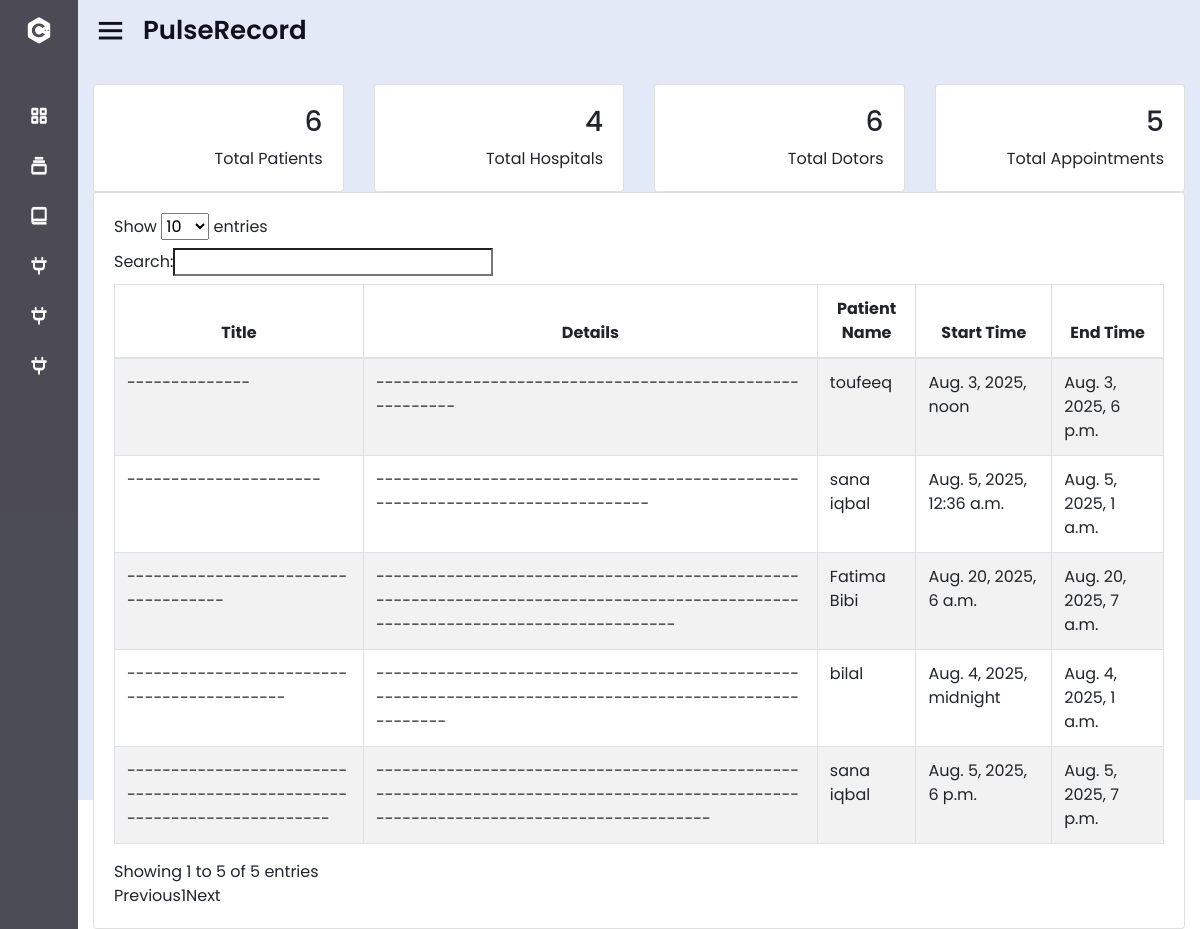
Screenshot of / (signed in) with the database file from the repository.
### patient/models.py (models this page shows, shortened)
class Appointment(models.Model):
    id = models.AutoField(primary_key=True)
    title = models.CharField(max_length=100)
    start_datetime = models.DateTimeField()
    end_datetime = models.DateTimeField()
    detail = models.TextField()
    hospital = models.ForeignKey('Hospital', on_delete=models.CASCADE)
    patient = models.ForeignKey('Patient', on_delete=models.CASCADE)
    doctor = models.ForeignKey('Doctor', on_delete=models.CASCADE)

class Patient(models.Model):
    id = models.AutoField(primary_key=True)
    name = models.CharField(max_length=25, blank=True, null=True)
    date_of_birth = models.DateField(blank=True, null=True)
    address = models.TextField()
    medical_history = models.TextField(blank=True)
    email = models.EmailField(blank=True, null=True)
    MRN = models.CharField(max_length=20, unique=True, null=True)
    def __str__(self):
        return str(self.name)

### patient/views.py (the view)
# urls.py: path("", views.home, name="home"),
def home(request):
    appointments = Appointment.objects.all()
    patient_total=Patient.objects.count()
    doctor_total=Doctor.objects.count()
    appointment_total=Appointment.objects.count()
    hospital_total=Hospital.objects.count()
    return render(request, "patient/home.html", {"appointments": appointments, "patient_total":patient_total, "doctor_total":doctor_total, "appointment_total":appointment_total, "hospital_total":hospital_total})

### patient/templates/patient/home.html (shortened to what this page needs)
{% extends "patient/base.html" %}
{% block content %}
{% block extrascripts %}
<link rel="stylesheet" href="https://cdnjs.cloudflare.com/ajax/libs/font-awesome/5.15.3/css/all.min.css">
<link rel="stylesheet" type="text/css" href="https://stackpath.bootstrapcdn.com/bootstrap/4.4.1/css/bootstrap.min.css">
<link rel="stylesheet" type="text/css" href="https://pixinvent.com/stack-responsive-bootstrap-4-admin-template/app-assets/css/bootstrap-extended.min.css">
<link rel="stylesheet" type="text/css" href="https://pixinvent.com/stack-responsive-bootstrap-4-admin-template/app-assets/fonts/simple-line-icons/style.min.css">
<link rel="stylesheet" type="text/css" href="https://pixinvent.com/stack-responsive-bootstrap-4-admin-template/app-assets/css/colors.min.css">
<link rel="stylesheet" type="text/css" href="https://pixinvent.com/stack-responsive-bootstrap-4-admin-template/app-assets/css/bootstrap.min.css">
{% endblock extrascripts %}
<br>
{%if user.is_authenticated%}
<div class="grey-bg container-fluid">
  <section id="minimal-statistics">
    <div class="row">
      <div class="col-xl-3 col-sm-6 col-12">
        <div class="card">
          <div class="card-content">
            <div class="card-body">
              <div class="media d-flex">
                <div class="media-body text-right">
                  <h3>{{patient_total}}</h3>
                  <span>Total Patients</span>
                </div>
              </div>
            </div>
          </div>
        </div>
      </div>
      <div class="col-xl-3 col-sm-6 col-12">
        <div class="card">
          <div class="card-content">
            <div class="card-body">
              <div class="media d-flex">
                <div class="media-body text-right">
                  <h3>{{hospital_total}}</h3>
                  <span>Total Hospitals</span>
                </div>
              </div>
            </div>
          </div>
        </div>
      </div>
      <div class="col-xl-3 col-sm-6 col-12">
        <div class="card">
          <div class="card-content">
            <div class="card-body">
              <div class="media d-flex">
                <div class="media-body text-right">
                  <h3>{{doctor_total}}</h3>
                  <span>Total Dotors</span>
                </div>
              </div>
            </div>
          </div>
        </div>
      </div>
      <div class="col-xl-3 col-sm-6 col-12">
        <div class="card">
          <div class="card-content">
            <div class="card-body">
              <div class="media d-flex">
                <div class="media-body text-right">
                  <h3>{{appointment_total}}</h3>
                  <span>Total Appointments</span>
                </div>
              </div>
            </div>
          </div>
        </div>
      </div>
      <div class="col-12">
        <div class="card">
          <div class="card-content">
            <div class="card-body">
              <table id="example" class="table table-striped table-bordered" style="width:100%">
                <thead>
                    <tr style="text-align:center">
                      <th>Title</th>
                      <th>Details</th>
                      <th>Patient Name</th>
                      <th>Start Time</th>
                      <th>End Time</th>
                    </tr>
                </thead>
                <tbody>
                    {% for x in appointments %}
                    <tr>
                        <td>{{ x.title }}</td>
                        <td>{{ x.detail }}</td>
                        <td>{{ x.patient }}</td>
                        <td>{{ x.start_datetime }}</td>
                        <td>{{ x.end_datetime }}</td>
                    </tr>
                    {% endfor %}
                </tbody>
            </table>
            </div>
          </div>
        </div>
      </div>
    </div>
  </section>
</div>
{%endif%}
{% endblock %}

### patient/templates/patient/base.html (style rules this page uses)
* { margin: 0; padding: 0; box-sizing: border-box; font-family: 'Poppins', sans-serif; }

### rows the page displays
Appointment: title "--------------", detail "---------------------------------------------------------", patient "toufeeq", start_datetime "Aug. 3, 2025, noon", end_datetime "Aug. 3, 2025, 6 p.m."
Appointment: title "----------------------", detail "-------------------------------------------------------------------------------", patient "sana iqbal", start_datetime "Aug. 5, 2025, 12:36 a.m.", end_datetime "Aug. 5, 2025, 1 a.m."
Appointment: title "-------------------------------------------", detail "--------------------------------------------------------------------------------------------------------", patient "bilal", start_datetime "Aug. 4, 2025, midnight", end_datetime "Aug. 4, 2025, 1 a.m."
Appointment: title "-------------------------------------------------------------------------", detail "--------------------------------------------------------------------------------------------------------------------------------------", patient "sana iqbal", start_datetime "Aug. 5, 2025, 6 p.m.", end_datetime "Aug. 5, 2025, 7 p.m."
Appointment: title "------------------------------------", detail "----------------------------------------------------------------------------------------------------------------------------------", patient "Fatima Bibi", start_datetime "Aug. 20, 2025, 6 a.m.", end_datetime "Aug. 20, 2025, 7 a.m."

### other values shown
{{ patient_total }} "6"
{{ hospital_total }} "4"
{{ doctor_total }} "6"
{{ appointment_total }} "5"
